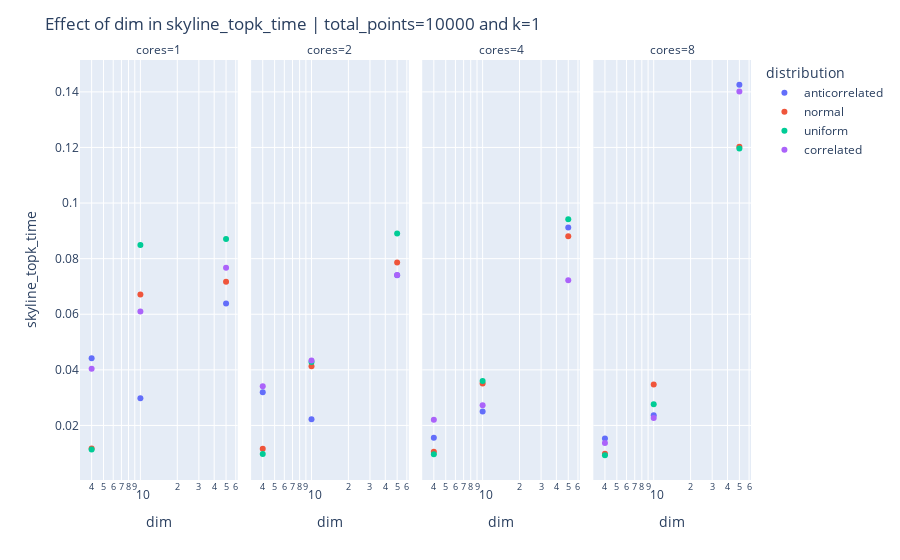

Notebook code for this chart:
### Markdown cell above
### Dim effects

### Code cell
# Scatter plots

# FIX: k effect, total_points
# Study: dim

experiment_times_subset = experiment_times[(experiment_times["total_points"]==10000) &
                                           (experiment_times["k"]==1)]

print(f"Select {len(experiment_times_subset)} experiments")

fig = px.scatter(experiment_times_subset,
                 x="dim",
                 y=feature_time,
                 log_x=True,
                 color="distribution",
                 facet_col="cores")

fig.update_layout(
    title=f"Effect of dim in {feature_time} | total_points=10000 and k=1",
)
    
fig.show()

### Figure 1 — Plotly figure (JSON) as saved in the notebook; plotly's stock layout.template omitted (floating-point values rounded to 4 significant figures)
{"data": [{"hovertemplate": "distribution=anticorrelated<br>cores=1<br>dim=%{x}<br>skyline_topk_time=%{y}<extra></extra>", "legendgroup": "anticorrelated", "marker": {"color": "#636efa", "symbol": "circle"}, "mode": "markers", "name": "anticorrelated", "orientation": "v", "showlegend": true, "type": "scatter", "x": [4, 10, 50], "xaxis": "x", "y": [0.04421, 0.02982, 0.06387], "yaxis": "y"}, {"hovertemplate": "distribution=anticorrelated<br>cores=2<br>dim=%{x}<br>skyline_topk_time=%{y}<extra></extra>", "legendgroup": "anticorrelated", "marker": {"color": "#636efa", "symbol": "circle"}, "mode": "markers", "name": "anticorrelated", "orientation": "v", "showlegend": false, "type": "scatter", "x": [4, 10, 50], "xaxis": "x2", "y": [0.0319, 0.02226, 0.074], "yaxis": "y2"}, {"hovertemplate": "distribution=anticorrelated<br>cores=4<br>dim=%{x}<br>skyline_topk_time=%{y}<extra></extra>", "legendgroup": "anticorrelated", "marker": {"color": "#636efa", "symbol": "circle"}, "mode": "markers", "name": "anticorrelated", "orientation": "v", "showlegend": false, "type": "scatter", "x": [4, 10, 50], "xaxis": "x3", "y": [0.0156, 0.02499, 0.09119], "yaxis": "y3"}, {"hovertemplate": "distribution=anticorrelated<br>cores=8<br>dim=%{x}<br>skyline_topk_time=%{y}<extra></extra>", "legendgroup": "anticorrelated", "marker": {"color": "#636efa", "symbol": "circle"}, "mode": "markers", "name": "anticorrelated", "orientation": "v", "showlegend": false, "type": "scatter", "x": [4, 10, 50], "xaxis": "x4", "y": [0.01527, 0.0237, 0.1426], "yaxis": "y4"}, {"hovertemplate": "distribution=normal<br>cores=1<br>dim=%{x}<br>skyline_topk_time=%{y}<extra></extra>", "legendgroup": "normal", "marker": {"color": "#EF553B", "symbol": "circle"}, "mode": "markers", "name": "normal", "orientation": "v", "showlegend": true, "type": "scatter", "x": [4, 10, 50], "xaxis": "x", "y": [0.01166, 0.06706, 0.07168], "yaxis": "y"}, {"hovertemplate": "distribution=normal<br>cores=2<br>dim=%{x}<br>skyline_topk_time=%{y}<extra></extra>", "legendgroup": "normal", "marker": {"color": "#EF553B", "symbol": "circle"}, "mode": "markers", "name": "normal", "orientation": "v", "showlegend": false, "type": "scatter", "x": [4, 10, 50], "xaxis": "x2", "y": [0.01163, 0.04127, 0.07863], "yaxis": "y2"}, {"hovertemplate": "distribution=normal<br>cores=4<br>dim=%{x}<br>skyline_topk_time=%{y}<extra></extra>", "legendgroup": "normal", "marker": {"color": "#EF553B", "symbol": "circle"}, "mode": "markers", "name": "normal", "orientation": "v", "showlegend": false, "type": "scatter", "x": [4, 10, 50], "xaxis": "x3", "y": [0.01058, 0.03511, 0.0881], "yaxis": "y3"}, {"hovertemplate": "distribution=normal<br>cores=8<br>dim=%{x}<br>skyline_topk_time=%{y}<extra></extra>", "legendgroup": "normal", "marker": {"color": "#EF553B", "symbol": "circle"}, "mode": "markers", "name": "normal", "orientation": "v", "showlegend": false, "type": "scatter", "x": [4, 10, 50], "xaxis": "x4", "y": [0.009811, 0.03474, 0.1202], "yaxis": "y4"}, {"hovertemplate": "distribution=uniform<br>cores=1<br>dim=%{x}<br>skyline_topk_time=%{y}<extra></extra>", "legendgroup": "uniform", "marker": {"color": "#00cc96", "symbol": "circle"}, "mode": "markers", "name": "uniform", "orientation": "v", "showlegend": true, "type": "scatter", "x": [4, 10, 50], "xaxis": "x", "y": [0.01135, 0.08494, 0.08711], "yaxis": "y"}, {"hovertemplate": "distribution=uniform<br>cores=2<br>dim=%{x}<br>skyline_topk_time=%{y}<extra></extra>", "legendgroup": "uniform", "marker": {"color": "#00cc96", "symbol": "circle"}, "mode": "markers", "name": "uniform", "orientation": "v", "showlegend": false, "type": "scatter", "x": [4, 10, 50], "xaxis": "x2", "y": [0.009688, 0.04281, 0.08902], "yaxis": "y2"}, {"hovertemplate": "distribution=uniform<br>cores=4<br>dim=%{x}<br>skyline_topk_time=%{y}<extra></extra>", "legendgroup": "uniform", "marker": {"color": "#00cc96", "symbol": "circle"}, "mode": "markers", "name": "uniform", "orientation": "v", "showlegend": false, "type": "scatter", "x": [4, 10, 50], "xaxis": "x3", "y": [0.009598, 0.03601, 0.09416], "yaxis": "y3"}, {"hovertemplate": "distribution=uniform<br>cores=8<br>dim=%{x}<br>skyline_topk_time=%{y}<extra></extra>", "legendgroup": "uniform", "marker": {"color": "#00cc96", "symbol": "circle"}, "mode": "markers", "name": "uniform", "orientation": "v", "showlegend": false, "type": "scatter", "x": [4, 10, 50], "xaxis": "x4", "y": [0.009276, 0.02758, 0.1196], "yaxis": "y4"}, {"hovertemplate": "distribution=correlated<br>cores=1<br>dim=%{x}<br>skyline_topk_time=%{y}<extra></extra>", "legendgroup": "correlated", "marker": {"color": "#ab63fa", "symbol": "circle"}, "mode": "markers", "name": "correlated", "orientation": "v", "showlegend": true, "type": "scatter", "x": [4, 10, 50], "xaxis": "x", "y": [0.04038, 0.06099, 0.07677], "yaxis": "y"}, {"hovertemplate": "distribution=correlated<br>cores=2<br>dim=%{x}<br>skyline_topk_time=%{y}<extra></extra>", "legendgroup": "correlated", "marker": {"color": "#ab63fa", "symbol": "circle"}, "mode": "markers", "name": "correlated", "orientation": "v", "showlegend": false, "type": "scatter", "x": [4, 10, 50], "xaxis": "x2", "y": [0.03414, 0.04341, 0.0741], "yaxis": "y2"}, {"hovertemplate": "distribution=correlated<br>cores=4<br>dim=%{x}<br>skyline_topk_time=%{y}<extra></extra>", "legendgroup": "correlated", "marker": {"color": "#ab63fa", "symbol": "circle"}, "mode": "markers", "name": "correlated", "orientation": "v", "showlegend": false, "type": "scatter", "x": [4, 10, 50], "xaxis": "x3", "y": [0.02203, 0.02722, 0.07222], "yaxis": "y3"}, {"hovertemplate": "distribution=correlated<br>cores=8<br>dim=%{x}<br>skyline_topk_time=%{y}<extra></extra>", "legendgroup": "correlated", "marker": {"color": "#ab63fa", "symbol": "circle"}, "mode": "markers", "name": "correlated", "orientation": "v", "showlegend": false, "type": "scatter", "x": [4, 10, 50], "xaxis": "x4", "y": [0.01364, 0.02268, 0.1401], "yaxis": "y4"}], "layout": {"annotations": [{"font": {}, "showarrow": false, "text": "cores=1", "x": 0.1175, "xanchor": "center", "xref": "paper", "y": 1, "yanchor": "bottom", "yref": "paper"}, {"font": {}, "showarrow": false, "text": "cores=2", "x": 0.3725, "xanchor": "center", "xref": "paper", "y": 1, "yanchor": "bottom", "yref": "paper"}, {"font": {}, "showarrow": false, "text": "cores=4", "x": 0.6275, "xanchor": "center", "xref": "paper", "y": 1, "yanchor": "bottom", "yref": "paper"}, {"font": {}, "showarrow": false, "text": "cores=8", "x": 0.8825, "xanchor": "center", "xref": "paper", "y": 1, "yanchor": "bottom", "yref": "paper"}], "legend": {"title": {"text": "distribution"}, "tracegroupgap": 0}, "margin": {"t": 60}, "title": {"text": "Effect of dim in skyline_topk_time | total_points=10000 and k=1"}, "xaxis": {"anchor": "y", "domain": [0, 0.235], "title": {"text": "dim"}, "type": "log"}, "xaxis2": {"anchor": "y2", "domain": [0.255, 0.49], "matches": "x", "title": {"text": "dim"}, "type": "log"}, "xaxis3": {"anchor": "y3", "domain": [0.51, 0.745], "matches": "x", "title": {"text": "dim"}, "type": "log"}, "xaxis4": {"anchor": "y4", "domain": [0.765, 1.0], "matches": "x", "title": {"text": "dim"}, "type": "log"}, "yaxis": {"anchor": "x", "domain": [0, 1], "title": {"text": "skyline_topk_time"}}, "yaxis2": {"anchor": "x2", "domain": [0, 1], "matches": "y", "showticklabels": false}, "yaxis3": {"anchor": "x3", "domain": [0, 1], "matches": "y", "showticklabels": false}, "yaxis4": {"anchor": "x4", "domain": [0, 1], "matches": "y", "showticklabels": false}}}
